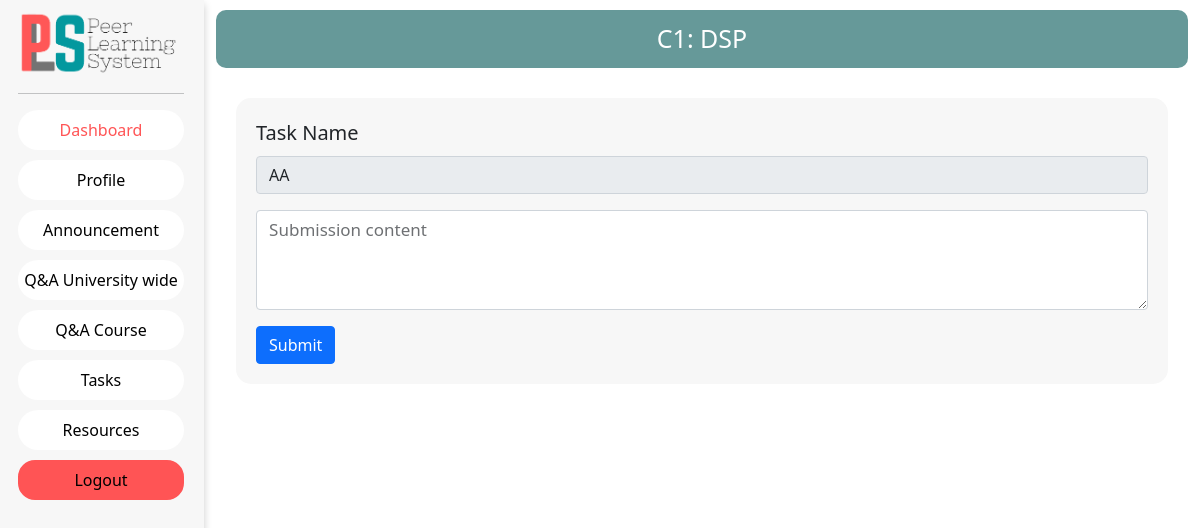
The app's page /user/course/C1/task/T1/addsubmission (signed in) with its own data.
### guest/models.py (models this page shows)
class Course(models.Model):
    Id = models.CharField(max_length=6,primary_key = True)
    Name = models.CharField(max_length=100)
    Semester = models.IntegerField(max_length=2)
    Intake = models.IntegerField(max_length=4)
    School_Id = models.ForeignKey(School, on_delete=models.CASCADE)
    Programme_Id = models.ForeignKey(Programme, on_delete = models.CASCADE)
    Major_Id = models.ForeignKey(Major, on_delete=models.CASCADE)
    Discription = models.CharField(max_length=2000)

class Task(models.Model):
    Id = models.CharField(max_length=6, primary_key=True)
    Faculty_Id = models.ForeignKey(Faculty, on_delete=models.CASCADE)
    Course_Id = models.ForeignKey(Course , on_delete=models.CASCADE)
    Title = models.CharField(max_length=100)
    Content = models.CharField(max_length=2000)
    Deadline = models.DateTimeField(null=False)
    peer_mode = models.BooleanField(default=False)
    Added_date = models.DateTimeField(null=True,auto_now_add=True)

### student/views.py (the view)
# urls.py: path('course/<slug:course_id>/task/<slug:task_id>/addsubmission',views.addsubmission,name='addsubmission'),
def addsubmission(request,course_id,task_id):
    student = Student.objects.get(Id=request.session["Id"])
    course = Course.objects.get(Id=course_id)
    task = Task.objects.get(Id = task_id)
    record = Submission.objects.filter(Student_Id=student,Task_Id=task)
    if(record.exists()):
        status=True
        obj=record.get()
    else:
        status=False
        obj=None
    context={
        'task':task,
        'course':course,
        'obj':obj,
        'status':status,
    }
    return render(request,'add_submission.html',context=context)

### student/templates/add_submission.html (shortened to what this page needs)
{% extends 'faculty/templates/start_base.html' %}
{% load static %}
{% block extra_css %}
<link rel="stylesheet" href="{% static 'css/add_submission.css' %}">
{% endblock extra_css %}
{% block nav_link %}
<li class="nav-item">
    <a class="nav-link" href="{% url 'QNACourse' course.Id %}">Q&A Course</a>
</li>
<li class="nav-item">
    <a class="nav-link" href="{% url 'tasks' course.Id %}">Tasks</a>
</li>
<li class="nav-item">
    <a class="nav-link" href="{% url 'resources' course.Id %}">Resources</a>
</li>
{% endblock nav_link %}
{% block body %}
<div class="add_submission_con">
    <div class="course_name">
        {{ course.Id }}: {{ course.Name }}
    </div>
    <div class="whole_form">
            <form action="{% url 'submitsubmission' course.Id task.Id %}" method="POST">
            <div class="mb-3">
                <label for="task_name" class="form-label">Task Name</label>
                <input type="text" name="task_name" class="form-control" id="task_name" value="{{ task.Title }}" disabled>
            </div>
            <div class="mb-3">
                <div class="form-floating">
                    <textarea class="form-control" name="submission_desc" placeholder="Leave a comment here" id="submission_desc"
                        style="height: 100px"> {{ obj.Content }}
                    </textarea>
                    <label for="submission_desc">Submission content </label>
                </div>
            </div>
            <button type="submit" class="btn btn-primary">Submit</button>
        </form>
    </div>
</div>
{% endblock body %}

### faculty/static/css/sidebar_base.css (style rules this page uses)
body, html { margin: 0; padding: 0; }
.nav-item { background-color: white; border-radius: 30px; }
.nav-link { text-decoration: none; color: black; }
.nav-item { margin-bottom: 10px; }

### student/static/css/add_submission.css (style rules this page uses)
.course_name { text-align: center; font-size: 25px; background: #669999; padding-top: 10px; padding-bottom: 10px; margin-top: 10px; color: white; border-radius: 10px; }
.whole_form { background-color: #f7f7f7; margin-top: 30px; margin-left:20px; margin-right: 20px; padding-top: 20px; padding: 20px; font-size: 20px; border-radius: 15px; }

### records on screen
Course: Id "C1", Name "DSP"
Task: task_name "AA"
